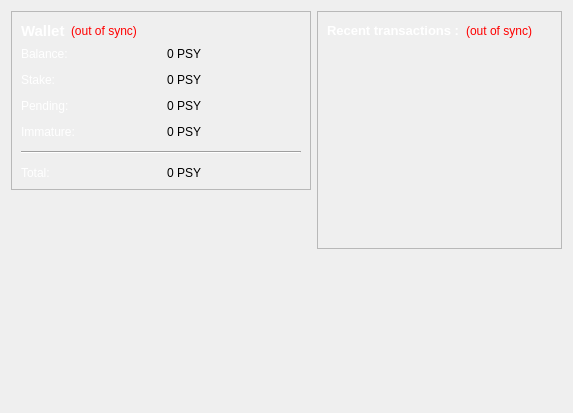
<?xml version="1.0" encoding="UTF-8"?>
<ui version="4.0">
 <class>OverviewPage</class>
 <widget class="QWidget" name="OverviewPage">
  <property name="geometry">
   <rect>
    <x>0</x>
    <y>0</y>
    <width>573</width>
    <height>413</height>
   </rect>
  </property>
  <property name="windowTitle">
   <string>Form</string>
  </property>
  <layout class="QHBoxLayout" name="horizontalLayout" stretch="1,1">
   <item>
    <layout class="QVBoxLayout" name="verticalLayout_2">
     <item>
      <widget class="QFrame" name="frame">
       <property name="frameShape">
        <enum>QFrame::StyledPanel</enum>
       </property>
       <property name="frameShadow">
        <enum>QFrame::Raised</enum>
       </property>
       <layout class="QVBoxLayout" name="verticalLayout_4">
        <item>
         <layout class="QHBoxLayout" name="horizontalLayout_4">
          <item>
           <widget class="QLabel" name="label_5">
            <property name="font">
             <font>
              <pointsize>11</pointsize>
              <weight>75</weight>
              <bold>true</bold>
             </font>
            </property>
            <property name="text">
             <string>&lt;html&gt;&lt;head/&gt;&lt;body&gt;&lt;p&gt;&lt;span style=&quot; color:#ffffff;&quot;&gt;Wallet&lt;/span&gt;&lt;/p&gt;&lt;/body&gt;&lt;/html&gt;</string>
            </property>
           </widget>
          </item>
          <item>
           <widget class="QLabel" name="labelWalletStatus">
            <property name="toolTip">
             <string>The displayed information may be out of date. Your wallet automatically synchronizes with the coma network after a connection is established, but this process has not completed yet.</string>
            </property>
            <property name="styleSheet">
             <string notr="true">QLabel { color: red; }</string>
            </property>
            <property name="text">
             <string notr="true">(out of sync)</string>
            </property>
            <property name="alignment">
             <set>Qt::AlignLeading|Qt::AlignLeft|Qt::AlignVCenter</set>
            </property>
           </widget>
          </item>
          <item>
           <spacer name="horizontalSpacer_2">
            <property name="orientation">
             <enum>Qt::Horizontal</enum>
            </property>
            <property name="sizeHint" stdset="0">
             <size>
              <width>40</width>
              <height>20</height>
             </size>
            </property>
           </spacer>
          </item>
         </layout>
        </item>
        <item>
         <layout class="QGridLayout" name="gridLayout">
          <property name="spacing">
           <number>12</number>
          </property>
          <item row="0" column="0">
           <widget class="QLabel" name="label">
            <property name="text">
             <string>&lt;html&gt;&lt;head/&gt;&lt;body&gt;&lt;p&gt;&lt;span style=&quot; color:#ffffff;&quot;&gt;Balance:&lt;/span&gt;&lt;/p&gt;&lt;/body&gt;&lt;/html&gt;</string>
            </property>
           </widget>
          </item>
          <item row="0" column="1">
           <widget class="QLabel" name="labelBalance">
            <property name="font">
             <font>
              <weight>75</weight>
              <bold>true</bold>
             </font>
            </property>
            <property name="cursor">
             <cursorShape>ArrowCursor</cursorShape>
            </property>
            <property name="toolTip">
             <string>Your current spendable balance</string>
            </property>
            <property name="layoutDirection">
             <enum>Qt::LeftToRight</enum>
            </property>
            <property name="autoFillBackground">
             <bool>false</bool>
            </property>
            <property name="styleSheet">
             <string notr="true"/>
            </property>
            <property name="text">
             <string notr="true">&lt;html&gt;&lt;head/&gt;&lt;body&gt;&lt;p&gt;&lt;span style=&quot; font-weight:400;&quot;&gt;0 PSY&lt;/span&gt;&lt;/p&gt;&lt;/body&gt;&lt;/html&gt;</string>
            </property>
            <property name="textFormat">
             <enum>Qt::AutoText</enum>
            </property>
            <property name="textInteractionFlags">
             <set>Qt::LinksAccessibleByMouse|Qt::TextSelectableByKeyboard|Qt::TextSelectableByMouse</set>
            </property>
           </widget>
          </item>
          <item row="1" column="0">
           <widget class="QLabel" name="label_6">
            <property name="text">
             <string>&lt;html&gt;&lt;head/&gt;&lt;body&gt;&lt;p&gt;&lt;span style=&quot; color:#ffffff;&quot;&gt;Stake:&lt;/span&gt;&lt;/p&gt;&lt;/body&gt;&lt;/html&gt;</string>
            </property>
           </widget>
          </item>
          <item row="1" column="1">
           <widget class="QLabel" name="labelStake">
            <property name="font">
             <font>
              <weight>75</weight>
              <bold>true</bold>
             </font>
            </property>
            <property name="cursor">
             <cursorShape>ArrowCursor</cursorShape>
            </property>
            <property name="toolTip">
             <string>Total of coins that was staked, and do not yet count toward the current balance</string>
            </property>
            <property name="text">
             <string notr="true">&lt;html&gt;&lt;head/&gt;&lt;body&gt;&lt;p&gt;&lt;span style=&quot; font-weight:400;&quot;&gt;0 PSY&lt;/span&gt;&lt;/p&gt;&lt;/body&gt;&lt;/html&gt;</string>
            </property>
            <property name="textInteractionFlags">
             <set>Qt::LinksAccessibleByMouse|Qt::TextSelectableByKeyboard|Qt::TextSelectableByMouse</set>
            </property>
           </widget>
          </item>
          <item row="2" column="0">
           <widget class="QLabel" name="label_3">
            <property name="text">
             <string>&lt;html&gt;&lt;head/&gt;&lt;body&gt;&lt;p&gt;&lt;span style=&quot; color:#ffffff;&quot;&gt;Pending:&lt;/span&gt;&lt;/p&gt;&lt;/body&gt;&lt;/html&gt;</string>
            </property>
           </widget>
          </item>
          <item row="2" column="1">
           <widget class="QLabel" name="labelUnconfirmed">
            <property name="font">
             <font>
              <weight>75</weight>
              <bold>true</bold>
             </font>
            </property>
            <property name="cursor">
             <cursorShape>ArrowCursor</cursorShape>
            </property>
            <property name="toolTip">
             <string>Total of transactions that have yet to be confirmed, and do not yet count toward the current balance</string>
            </property>
            <property name="text">
             <string notr="true">&lt;html&gt;&lt;head/&gt;&lt;body&gt;&lt;p&gt;&lt;span style=&quot; font-weight:400;&quot;&gt;0 PSY&lt;/span&gt;&lt;/p&gt;&lt;/body&gt;&lt;/html&gt;</string>
            </property>
            <property name="textInteractionFlags">
             <set>Qt::LinksAccessibleByMouse|Qt::TextSelectableByKeyboard|Qt::TextSelectableByMouse</set>
            </property>
           </widget>
          </item>
          <item row="3" column="0">
           <widget class="QLabel" name="labelImmatureText">
            <property name="text">
             <string>&lt;html&gt;&lt;head/&gt;&lt;body&gt;&lt;p&gt;&lt;span style=&quot; color:#ffffff;&quot;&gt;Immature:&lt;/span&gt;&lt;/p&gt;&lt;/body&gt;&lt;/html&gt;</string>
            </property>
           </widget>
          </item>
          <item row="3" column="1">
           <widget class="QLabel" name="labelImmature">
            <property name="font">
             <font>
              <weight>75</weight>
              <bold>true</bold>
             </font>
            </property>
            <property name="toolTip">
             <string>Mined balance that has not yet matured</string>
            </property>
            <property name="text">
             <string notr="true">&lt;html&gt;&lt;head/&gt;&lt;body&gt;&lt;p&gt;&lt;span style=&quot; font-weight:400;&quot;&gt;0 PSY&lt;/span&gt;&lt;/p&gt;&lt;/body&gt;&lt;/html&gt;</string>
            </property>
            <property name="textInteractionFlags">
             <set>Qt::LinksAccessibleByMouse|Qt::TextSelectableByKeyboard|Qt::TextSelectableByMouse</set>
            </property>
           </widget>
          </item>
          <item row="4" column="0" colspan="2">
           <widget class="Line" name="line">
            <property name="orientation">
             <enum>Qt::Horizontal</enum>
            </property>
           </widget>
          </item>
          <item row="5" column="0">
           <widget class="QLabel" name="labelTotalText">
            <property name="text">
             <string>&lt;html&gt;&lt;head/&gt;&lt;body&gt;&lt;p&gt;&lt;span style=&quot; color:#ffffff;&quot;&gt;Total:&lt;/span&gt;&lt;/p&gt;&lt;/body&gt;&lt;/html&gt;</string>
            </property>
           </widget>
          </item>
          <item row="5" column="1">
           <widget class="QLabel" name="labelTotal">
            <property name="font">
             <font>
              <weight>75</weight>
              <bold>true</bold>
             </font>
            </property>
            <property name="cursor">
             <cursorShape>ArrowCursor</cursorShape>
            </property>
            <property name="toolTip">
             <string>Your current total balance</string>
            </property>
            <property name="text">
             <string notr="true">&lt;html&gt;&lt;head/&gt;&lt;body&gt;&lt;p&gt;&lt;span style=&quot; font-weight:400;&quot;&gt;0 PSY&lt;/span&gt;&lt;/p&gt;&lt;/body&gt;&lt;/html&gt;</string>
            </property>
            <property name="textInteractionFlags">
             <set>Qt::LinksAccessibleByMouse|Qt::TextSelectableByKeyboard|Qt::TextSelectableByMouse</set>
            </property>
           </widget>
          </item>
         </layout>
        </item>
       </layout>
      </widget>
     </item>
     <item>
      <spacer name="verticalSpacer">
       <property name="orientation">
        <enum>Qt::Vertical</enum>
       </property>
       <property name="sizeHint" stdset="0">
        <size>
         <width>20</width>
         <height>40</height>
        </size>
       </property>
      </spacer>
     </item>
     <item>
      <widget class="QLabel" name="label_2">
       <property name="minimumSize">
        <size>
         <width>300</width>
         <height>177</height>
        </size>
       </property>
       <property name="text">
        <string>&lt;html&gt;&lt;head/&gt;&lt;body&gt;&lt;p align=&quot;center&quot;&gt;&lt;a href=&quot;https://bitcointalk.org/index.php?topic=1057521.0&quot;&gt;&lt;span style=&quot; text-decoration: underline; color:#0000ff;&quot;&gt;&lt;img src=&quot;:/images/wallet&quot;/&gt;&lt;/span&gt;&lt;/a&gt;&lt;/p&gt;&lt;/body&gt;&lt;/html&gt;</string>
       </property>
      </widget>
     </item>
    </layout>
   </item>
   <item>
    <layout class="QVBoxLayout" name="verticalLayout_3">
     <item>
      <widget class="QFrame" name="frame_2">
       <property name="frameShape">
        <enum>QFrame::StyledPanel</enum>
       </property>
       <property name="frameShadow">
        <enum>QFrame::Raised</enum>
       </property>
       <layout class="QVBoxLayout" name="verticalLayout">
        <item>
         <layout class="QHBoxLayout" name="horizontalLayout_2">
          <item>
           <widget class="QLabel" name="label_4">
            <property name="text">
             <string>&lt;html&gt;&lt;head/&gt;&lt;body&gt;&lt;p&gt;&lt;span style=&quot; font-size:10pt; font-weight:600; color:#ffffff;&quot;&gt;Recent transactions :&lt;/span&gt;&lt;/p&gt;&lt;/body&gt;&lt;/html&gt;</string>
            </property>
           </widget>
          </item>
          <item>
           <widget class="QLabel" name="labelTransactionsStatus">
            <property name="toolTip">
             <string>The displayed information may be out of date. Your wallet automatically synchronizes with the coma network after a connection is established, but this process has not completed yet.</string>
            </property>
            <property name="styleSheet">
             <string notr="true">QLabel { color: red; }</string>
            </property>
            <property name="text">
             <string notr="true">(out of sync)</string>
            </property>
            <property name="alignment">
             <set>Qt::AlignRight|Qt::AlignTrailing|Qt::AlignVCenter</set>
            </property>
           </widget>
          </item>
          <item>
           <spacer name="horizontalSpacer">
            <property name="orientation">
             <enum>Qt::Horizontal</enum>
            </property>
            <property name="sizeHint" stdset="0">
             <size>
              <width>40</width>
              <height>20</height>
             </size>
            </property>
           </spacer>
          </item>
         </layout>
        </item>
        <item>
         <widget class="QListView" name="listTransactions">
          <property name="styleSheet">
           <string notr="true">QListView { background: transparent; }</string>
          </property>
          <property name="frameShape">
           <enum>QFrame::NoFrame</enum>
          </property>
          <property name="verticalScrollBarPolicy">
           <enum>Qt::ScrollBarAlwaysOff</enum>
          </property>
          <property name="horizontalScrollBarPolicy">
           <enum>Qt::ScrollBarAlwaysOff</enum>
          </property>
          <property name="selectionMode">
           <enum>QAbstractItemView::NoSelection</enum>
          </property>
         </widget>
        </item>
       </layout>
      </widget>
     </item>
     <item>
      <spacer name="verticalSpacer_2">
       <property name="orientation">
        <enum>Qt::Vertical</enum>
       </property>
       <property name="sizeHint" stdset="0">
        <size>
         <width>20</width>
         <height>40</height>
        </size>
       </property>
      </spacer>
     </item>
    </layout>
   </item>
  </layout>
 </widget>
 <resources/>
 <connections/>
</ui>
